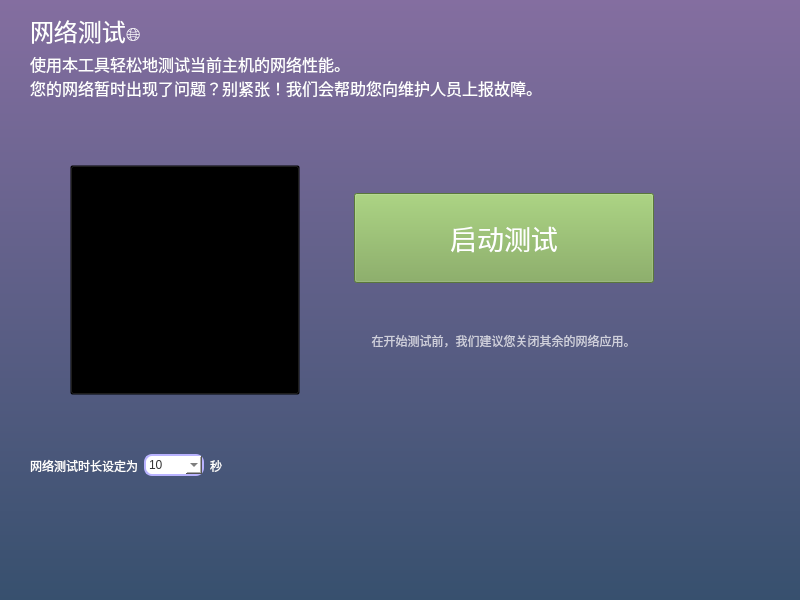
<?xml version="1.0" encoding="UTF-8"?>
<ui version="4.0">
 <class>SpeedTest</class>
 <widget class="QMainWindow" name="SpeedTest">
  <property name="geometry">
   <rect>
    <x>0</x>
    <y>0</y>
    <width>800</width>
    <height>600</height>
   </rect>
  </property>
  <property name="minimumSize">
   <size>
    <width>800</width>
    <height>600</height>
   </size>
  </property>
  <property name="maximumSize">
   <size>
    <width>800</width>
    <height>600</height>
   </size>
  </property>
  <property name="font">
   <font>
    <stylestrategy>PreferAntialias</stylestrategy>
   </font>
  </property>
  <property name="windowTitle">
   <string>MainWindow</string>
  </property>
  <property name="styleSheet">
   <string notr="true">QMainWindow {background: transparent; }
QToolTip {
	color: #ffffff;
	background-color: rgba(27, 29, 35, 160);
	border: 1px solid rgb(40, 40, 40);
	border-radius: 2px;
}</string>
  </property>
  <widget class="QWidget" name="centralwidget">
   <property name="font">
    <font>
     <stylestrategy>PreferAntialias</stylestrategy>
    </font>
   </property>
   <property name="styleSheet">
    <string notr="true">background-color: qlineargradient(y1: 0, y2: 1, stop: 0 rgb(132, 110, 160), stop:1 rgb(55, 80, 110));</string>
   </property>
   <layout class="QVBoxLayout" name="verticalLayout">
    <property name="spacing">
     <number>0</number>
    </property>
    <property name="leftMargin">
     <number>0</number>
    </property>
    <property name="topMargin">
     <number>0</number>
    </property>
    <property name="rightMargin">
     <number>0</number>
    </property>
    <property name="bottomMargin">
     <number>0</number>
    </property>
    <item>
     <widget class="QStackedWidget" name="util_network_spd_stacked">
      <property name="font">
       <font>
        <stylestrategy>PreferAntialias</stylestrategy>
       </font>
      </property>
      <property name="styleSheet">
       <string notr="true">background: transparent;</string>
      </property>
      <widget class="QWidget" name="welcome_page">
       <property name="font">
        <font>
         <stylestrategy>PreferAntialias</stylestrategy>
        </font>
       </property>
       <widget class="QLabel" name="util_network_speed_prompt_header">
        <property name="geometry">
         <rect>
          <x>30</x>
          <y>10</y>
          <width>411</width>
          <height>41</height>
         </rect>
        </property>
        <property name="font">
         <font>
          <family>Noto Mono</family>
          <pointsize>18</pointsize>
          <weight>50</weight>
          <italic>false</italic>
          <bold>false</bold>
         </font>
        </property>
        <property name="styleSheet">
         <string notr="true">font: 18pt &quot;Noto Mono&quot;;
color: rgb(255, 255, 255);</string>
        </property>
        <property name="text">
         <string>网络测试🌐</string>
        </property>
       </widget>
       <widget class="QLabel" name="util_network_speed_prompt_subheader">
        <property name="geometry">
         <rect>
          <x>30</x>
          <y>50</y>
          <width>681</width>
          <height>51</height>
         </rect>
        </property>
        <property name="font">
         <font>
          <family>Noto Mono</family>
          <pointsize>12</pointsize>
          <weight>50</weight>
          <italic>false</italic>
          <bold>false</bold>
         </font>
        </property>
        <property name="styleSheet">
         <string notr="true">font: 12pt &quot;Noto Mono&quot;;
color: rgb(255, 255, 255);</string>
        </property>
        <property name="text">
         <string>使用本工具轻松地测试当前主机的网络性能。
您的网络暂时出现了问题？别紧张！我们会帮助您向维护人员上报故障。</string>
        </property>
        <property name="wordWrap">
         <bool>true</bool>
        </property>
       </widget>
       <widget class="QWidget" name="layoutWidget">
        <property name="geometry">
         <rect>
          <x>30</x>
          <y>440</y>
          <width>411</width>
          <height>51</height>
         </rect>
        </property>
        <layout class="QHBoxLayout" name="network_spd_duration_threshold_controller">
         <property name="spacing">
          <number>6</number>
         </property>
         <item>
          <widget class="QLabel" name="network_spd_duration_threshold_prompt_left">
           <property name="styleSheet">
            <string notr="true">font: 12pt &quot;Noto Mono&quot;;
color: rgb(255, 255, 255);</string>
           </property>
           <property name="text">
            <string>网络测试时长设定为</string>
           </property>
          </widget>
         </item>
         <item>
          <widget class="QComboBox" name="network_spd_duration_combo">
           <property name="sizePolicy">
            <sizepolicy hsizetype="Preferred" vsizetype="Fixed">
             <horstretch>0</horstretch>
             <verstretch>0</verstretch>
            </sizepolicy>
           </property>
           <property name="minimumSize">
            <size>
             <width>0</width>
             <height>0</height>
            </size>
           </property>
           <property name="maximumSize">
            <size>
             <width>60</width>
             <height>16777215</height>
            </size>
           </property>
           <property name="styleSheet">
            <string notr="true">QComboBox {
    border: 2px solid rgb(185, 179, 255);
    border-radius: 8px;
    padding: 1px 18px 1px 3px;
		color: rgb(51, 51, 51);
}

QComboBox:editable {
    background: rgb(240, 250, 254);
}

QComboBox:!editable, QComboBox::drop-down:editable {
		background: white;
}

/* QComboBox gets the &quot;on&quot; state when the popup is open */
QComboBox:!editable:on, QComboBox::drop-down:editable:on {
    /* background: white; */
    background: rgb(239, 239, 239);
		color: rgb(147, 123, 171);
		font-weight: bold;
		/* color: rgb(255, 255, 255); */
}

QComboBox:!enabled {
    background: white;
}

QComboBox:on { /* shift the text when the popup opens */
    padding-top: 3px;
    padding-left: 4px;
}
</string>
           </property>
           <item>
            <property name="text">
             <string>10</string>
            </property>
           </item>
           <item>
            <property name="text">
             <string>15</string>
            </property>
           </item>
           <item>
            <property name="text">
             <string>25</string>
            </property>
           </item>
           <item>
            <property name="text">
             <string>35</string>
            </property>
           </item>
           <item>
            <property name="text">
             <string>50</string>
            </property>
           </item>
           <item>
            <property name="text">
             <string>75</string>
            </property>
           </item>
           <item>
            <property name="text">
             <string>100</string>
            </property>
           </item>
           <item>
            <property name="text">
             <string>120</string>
            </property>
           </item>
          </widget>
         </item>
         <item>
          <widget class="QLabel" name="network_spd_duration_threshold_prompt_right">
           <property name="styleSheet">
            <string notr="true">font: 12pt &quot;Noto Mono&quot;;
color: rgb(255, 255, 255);</string>
           </property>
           <property name="text">
            <string>秒</string>
           </property>
          </widget>
         </item>
         <item>
          <spacer name="network_spd_duration_controller_spacer">
           <property name="orientation">
            <enum>Qt::Horizontal</enum>
           </property>
           <property name="sizeHint" stdset="0">
            <size>
             <width>40</width>
             <height>20</height>
            </size>
           </property>
          </spacer>
         </item>
        </layout>
       </widget>
       <widget class="QWidget" name="layoutWidget_2">
        <property name="geometry">
         <rect>
          <x>70</x>
          <y>160</y>
          <width>631</width>
          <height>241</height>
         </rect>
        </property>
        <layout class="QHBoxLayout" name="network_spd_main_group_layout">
         <item>
          <widget class="QPushButton" name="network_spd_icon_placeholder">
           <property name="sizePolicy">
            <sizepolicy hsizetype="Preferred" vsizetype="Fixed">
             <horstretch>0</horstretch>
             <verstretch>0</verstretch>
            </sizepolicy>
           </property>
           <property name="minimumSize">
            <size>
             <width>230</width>
             <height>230</height>
            </size>
           </property>
           <property name="text">
            <string/>
           </property>
          </widget>
         </item>
         <item>
          <layout class="QVBoxLayout" name="network_spd_main_btn_ver_group" stretch="11,0">
           <property name="spacing">
            <number>0</number>
           </property>
           <item>
            <layout class="QHBoxLayout" name="network_spd_main_btn_hor">
             <property name="spacing">
              <number>0</number>
             </property>
             <item>
              <spacer name="network_spd_main_hor_spacer_left">
               <property name="orientation">
                <enum>Qt::Horizontal</enum>
               </property>
               <property name="sizeHint" stdset="0">
                <size>
                 <width>20</width>
                 <height>20</height>
                </size>
               </property>
              </spacer>
             </item>
             <item>
              <widget class="QPushButton" name="network_spd_main_btn_tiggerTest">
               <property name="sizePolicy">
                <sizepolicy hsizetype="Preferred" vsizetype="Fixed">
                 <horstretch>0</horstretch>
                 <verstretch>0</verstretch>
                </sizepolicy>
               </property>
               <property name="minimumSize">
                <size>
                 <width>300</width>
                 <height>90</height>
                </size>
               </property>
               <property name="maximumSize">
                <size>
                 <width>250</width>
                 <height>90</height>
                </size>
               </property>
               <property name="baseSize">
                <size>
                 <width>0</width>
                 <height>0</height>
                </size>
               </property>
               <property name="font">
                <font>
                 <pointsize>20</pointsize>
                </font>
               </property>
               <property name="styleSheet">
                <string notr="true">QPushButton {
	background-color: rgb(124,166,82);
}
QPushButton:hover {
	background-color: rgb(171,228,113);
}
QPushButton:pressed {	
	background-color: rgb(87,116,57);
}
QPushButton {
	font-size:20pt; color: rgb(255, 255, 255);
}</string>
               </property>
               <property name="text">
                <string>启动测试</string>
               </property>
              </widget>
             </item>
             <item>
              <spacer name="network_spd_main_hor_spacer_right">
               <property name="orientation">
                <enum>Qt::Horizontal</enum>
               </property>
               <property name="sizeHint" stdset="0">
                <size>
                 <width>20</width>
                 <height>20</height>
                </size>
               </property>
              </spacer>
             </item>
            </layout>
           </item>
           <item>
            <widget class="QLabel" name="network_spd_main_btn_prompt">
             <property name="sizePolicy">
              <sizepolicy hsizetype="Preferred" vsizetype="Fixed">
               <horstretch>0</horstretch>
               <verstretch>0</verstretch>
              </sizepolicy>
             </property>
             <property name="maximumSize">
              <size>
               <width>16777215</width>
               <height>50</height>
              </size>
             </property>
             <property name="styleSheet">
              <string notr="true">font: 12pt &quot;Noto Mono&quot;;
color: rgba(255, 255, 255, 180);</string>
             </property>
             <property name="text">
              <string>在开始测试前，我们建议您关闭其余的网络应用。</string>
             </property>
             <property name="alignment">
              <set>Qt::AlignCenter</set>
             </property>
            </widget>
           </item>
          </layout>
         </item>
        </layout>
       </widget>
      </widget>
      <widget class="QWidget" name="on_going_test_page">
       <property name="font">
        <font>
         <stylestrategy>PreferAntialias</stylestrategy>
        </font>
       </property>
       <widget class="QWidget" name="horizontalLayoutWidget_3">
        <property name="geometry">
         <rect>
          <x>0</x>
          <y>300</y>
          <width>801</width>
          <height>321</height>
         </rect>
        </property>
        <layout class="QHBoxLayout" name="util_network_speed_flow_canvas">
         <property name="spacing">
          <number>0</number>
         </property>
        </layout>
       </widget>
       <widget class="QLabel" name="util_network_speed_on_going_subheader">
        <property name="geometry">
         <rect>
          <x>30</x>
          <y>50</y>
          <width>761</width>
          <height>31</height>
         </rect>
        </property>
        <property name="font">
         <font>
          <family>Noto Mono</family>
          <pointsize>12</pointsize>
          <weight>50</weight>
          <italic>false</italic>
          <bold>false</bold>
         </font>
        </property>
        <property name="styleSheet">
         <string notr="true">font: 12pt &quot;Noto Mono&quot;;
color: rgb(255, 255, 255);</string>
        </property>
        <property name="text">
         <string>尝试与网络测试伺服进行联络...</string>
        </property>
        <property name="wordWrap">
         <bool>true</bool>
        </property>
       </widget>
       <widget class="QLabel" name="util_network_speed_on_going_header">
        <property name="geometry">
         <rect>
          <x>30</x>
          <y>10</y>
          <width>411</width>
          <height>41</height>
         </rect>
        </property>
        <property name="font">
         <font>
          <family>Noto Mono</family>
          <pointsize>18</pointsize>
          <weight>50</weight>
          <italic>false</italic>
          <bold>false</bold>
         </font>
        </property>
        <property name="styleSheet">
         <string notr="true">font: 18pt &quot;Noto Mono&quot;;
color: rgb(255, 255, 255);</string>
        </property>
        <property name="text">
         <string>尝试发起连接，请稍候</string>
        </property>
       </widget>
       <widget class="QWidget" name="layoutWidget_3">
        <property name="geometry">
         <rect>
          <x>30</x>
          <y>160</y>
          <width>581</width>
          <height>63</height>
         </rect>
        </property>
        <layout class="QVBoxLayout" name="util_network_speed_on_going_downspd_group">
         <property name="spacing">
          <number>0</number>
         </property>
         <item>
          <layout class="QHBoxLayout" name="util_network_speed_on_going_downspd_hor">
           <property name="spacing">
            <number>0</number>
           </property>
           <item>
            <widget class="QLabel" name="util_network_speed_on_going_downspd_prompt">
             <property name="minimumSize">
              <size>
               <width>0</width>
               <height>39</height>
              </size>
             </property>
             <property name="font">
              <font>
               <family>Noto Mono</family>
               <pointsize>12</pointsize>
               <weight>50</weight>
               <italic>false</italic>
               <bold>false</bold>
              </font>
             </property>
             <property name="styleSheet">
              <string notr="true">font: 12pt &quot;Noto Mono&quot;;
color: rgb(255, 255, 255);</string>
             </property>
             <property name="text">
              <string>下行速度：</string>
             </property>
             <property name="wordWrap">
              <bool>true</bool>
             </property>
            </widget>
           </item>
           <item>
            <widget class="QLabel" name="util_network_speed_on_going_downspd_value">
             <property name="minimumSize">
              <size>
               <width>0</width>
               <height>39</height>
              </size>
             </property>
             <property name="font">
              <font>
               <family>Noto Mono</family>
               <pointsize>12</pointsize>
               <weight>50</weight>
               <italic>false</italic>
               <bold>false</bold>
              </font>
             </property>
             <property name="styleSheet">
              <string notr="true">font: 12pt &quot;Noto Mono&quot;;
color: rgb(255, 255, 255);</string>
             </property>
             <property name="text">
              <string>测试中</string>
             </property>
             <property name="wordWrap">
              <bool>true</bool>
             </property>
            </widget>
           </item>
           <item>
            <spacer name="util_network_speed_on_going_downspd_horizontal_spacer">
             <property name="orientation">
              <enum>Qt::Horizontal</enum>
             </property>
             <property name="sizeType">
              <enum>QSizePolicy::MinimumExpanding</enum>
             </property>
             <property name="sizeHint" stdset="0">
              <size>
               <width>50</width>
               <height>20</height>
              </size>
             </property>
            </spacer>
           </item>
          </layout>
         </item>
         <item>
          <widget class="QLabel" name="util_network_speed_on_going_downspd_tip">
           <property name="maximumSize">
            <size>
             <width>16777215</width>
             <height>20</height>
            </size>
           </property>
           <property name="font">
            <font>
             <family>Noto Mono</family>
             <pointsize>10</pointsize>
             <weight>50</weight>
             <italic>false</italic>
             <bold>false</bold>
            </font>
           </property>
           <property name="styleSheet">
            <string notr="true">font: 10pt &quot;Noto Mono&quot;;
color: rgba(255, 255, 255, 180);</string>
           </property>
           <property name="text">
            <string>下行速度决定您从网络获取数据的速度。测试速度越大，则您下载内容、拉取文件的速度越快。</string>
           </property>
           <property name="wordWrap">
            <bool>true</bool>
           </property>
          </widget>
         </item>
        </layout>
       </widget>
       <widget class="QWidget" name="layoutWidget_4">
        <property name="geometry">
         <rect>
          <x>30</x>
          <y>230</y>
          <width>581</width>
          <height>63</height>
         </rect>
        </property>
        <layout class="QVBoxLayout" name="util_network_speed_on_going_upspd_group">
         <property name="spacing">
          <number>0</number>
         </property>
         <item>
          <layout class="QHBoxLayout" name="util_network_speed_on_going_upspd_hor">
           <property name="spacing">
            <number>0</number>
           </property>
           <item>
            <widget class="QLabel" name="util_network_speed_on_going_upspd_prompt">
             <property name="minimumSize">
              <size>
               <width>0</width>
               <height>39</height>
              </size>
             </property>
             <property name="font">
              <font>
               <family>Noto Mono</family>
               <pointsize>12</pointsize>
               <weight>50</weight>
               <italic>false</italic>
               <bold>false</bold>
              </font>
             </property>
             <property name="styleSheet">
              <string notr="true">font: 12pt &quot;Noto Mono&quot;;
color: rgb(255, 255, 255);</string>
             </property>
             <property name="text">
              <string>上行速度：</string>
             </property>
             <property name="wordWrap">
              <bool>true</bool>
             </property>
            </widget>
           </item>
           <item>
            <widget class="QLabel" name="util_network_speed_on_going_upspd_value">
             <property name="minimumSize">
              <size>
               <width>0</width>
               <height>39</height>
              </size>
             </property>
             <property name="font">
              <font>
               <family>Noto Mono</family>
               <pointsize>12</pointsize>
               <weight>50</weight>
               <italic>false</italic>
               <bold>false</bold>
              </font>
             </property>
             <property name="styleSheet">
              <string notr="true">font: 12pt &quot;Noto Mono&quot;;
color: rgb(255, 255, 255);</string>
             </property>
             <property name="text">
              <string>测试中</string>
             </property>
             <property name="wordWrap">
              <bool>true</bool>
             </property>
            </widget>
           </item>
           <item>
            <spacer name="util_network_speed_on_going_upspd_horizontal_spacer">
             <property name="orientation">
              <enum>Qt::Horizontal</enum>
             </property>
             <property name="sizeType">
              <enum>QSizePolicy::MinimumExpanding</enum>
             </property>
             <property name="sizeHint" stdset="0">
              <size>
               <width>50</width>
               <height>20</height>
              </size>
             </property>
            </spacer>
           </item>
          </layout>
         </item>
         <item>
          <widget class="QLabel" name="util_network_speed_on_going_upspd_tip">
           <property name="maximumSize">
            <size>
             <width>16777215</width>
             <height>20</height>
            </size>
           </property>
           <property name="font">
            <font>
             <family>Noto Mono</family>
             <pointsize>10</pointsize>
             <weight>50</weight>
             <italic>false</italic>
             <bold>false</bold>
            </font>
           </property>
           <property name="styleSheet">
            <string notr="true">font: 10pt &quot;Noto Mono&quot;;
color: rgba(255, 255, 255, 180);</string>
           </property>
           <property name="text">
            <string>上行速度决定您向网络发送数据的速度。测试速度越大，则您发送内容、分享文件的速度越快。</string>
           </property>
           <property name="wordWrap">
            <bool>true</bool>
           </property>
          </widget>
         </item>
        </layout>
       </widget>
       <widget class="QWidget" name="layoutWidget">
        <property name="geometry">
         <rect>
          <x>30</x>
          <y>90</y>
          <width>581</width>
          <height>63</height>
         </rect>
        </property>
        <layout class="QVBoxLayout" name="util_network_speed_on_going_latency_group">
         <property name="spacing">
          <number>0</number>
         </property>
         <item>
          <layout class="QHBoxLayout" name="util_network_speed_on_going_latency_hor">
           <property name="spacing">
            <number>0</number>
           </property>
           <item>
            <widget class="QLabel" name="util_network_speed_on_going_latency_prompt">
             <property name="minimumSize">
              <size>
               <width>0</width>
               <height>39</height>
              </size>
             </property>
             <property name="font">
              <font>
               <family>Noto Mono</family>
               <pointsize>12</pointsize>
               <weight>50</weight>
               <italic>false</italic>
               <bold>false</bold>
              </font>
             </property>
             <property name="styleSheet">
              <string notr="true">font: 12pt &quot;Noto Mono&quot;;
color: rgb(255, 255, 255);</string>
             </property>
             <property name="text">
              <string>网络延迟：</string>
             </property>
             <property name="wordWrap">
              <bool>true</bool>
             </property>
            </widget>
           </item>
           <item>
            <widget class="QLabel" name="util_network_speed_on_going_latency_value">
             <property name="minimumSize">
              <size>
               <width>0</width>
               <height>39</height>
              </size>
             </property>
             <property name="font">
              <font>
               <family>Noto Mono</family>
               <pointsize>12</pointsize>
               <weight>50</weight>
               <italic>false</italic>
               <bold>false</bold>
              </font>
             </property>
             <property name="styleSheet">
              <string notr="true">font: 12pt &quot;Noto Mono&quot;;
color: rgb(255, 255, 255);</string>
             </property>
             <property name="text">
              <string>测试中</string>
             </property>
             <property name="wordWrap">
              <bool>true</bool>
             </property>
            </widget>
           </item>
           <item>
            <spacer name="util_network_speed_on_going_latency_horizontal_spacer">
             <property name="orientation">
              <enum>Qt::Horizontal</enum>
             </property>
             <property name="sizeType">
              <enum>QSizePolicy::MinimumExpanding</enum>
             </property>
             <property name="sizeHint" stdset="0">
              <size>
               <width>50</width>
               <height>20</height>
              </size>
             </property>
            </spacer>
           </item>
          </layout>
         </item>
         <item>
          <widget class="QLabel" name="util_network_speed_on_going_latency_tip">
           <property name="maximumSize">
            <size>
             <width>16777215</width>
             <height>20</height>
            </size>
           </property>
           <property name="font">
            <font>
             <family>Noto Mono</family>
             <pointsize>10</pointsize>
             <weight>50</weight>
             <italic>false</italic>
             <bold>false</bold>
            </font>
           </property>
           <property name="styleSheet">
            <string notr="true">font: 10pt &quot;Noto Mono&quot;;
color: rgba(255, 255, 255, 180);</string>
           </property>
           <property name="text">
            <string>网络延迟决定您的网络请求发送至目标服务器所用的时间。网络延迟越低，打开网页越快。</string>
           </property>
           <property name="wordWrap">
            <bool>true</bool>
           </property>
          </widget>
         </item>
        </layout>
       </widget>
       <widget class="QLabel" name="util_network_speed_on_going_upspd_comment">
        <property name="geometry">
         <rect>
          <x>270</x>
          <y>230</y>
          <width>521</width>
          <height>39</height>
         </rect>
        </property>
        <property name="font">
         <font>
          <family>Noto Mono</family>
          <pointsize>12</pointsize>
          <weight>50</weight>
          <italic>false</italic>
          <bold>false</bold>
         </font>
        </property>
        <property name="styleSheet">
         <string notr="true">font: 12pt &quot;Noto Mono&quot;;
color: rgb(255, 255, 255);</string>
        </property>
        <property name="text">
         <string>接近于100M宽带</string>
        </property>
        <property name="wordWrap">
         <bool>true</bool>
        </property>
       </widget>
       <widget class="QLabel" name="util_network_speed_on_going_downspd_comment">
        <property name="geometry">
         <rect>
          <x>270</x>
          <y>160</y>
          <width>521</width>
          <height>39</height>
         </rect>
        </property>
        <property name="font">
         <font>
          <family>Noto Mono</family>
          <pointsize>12</pointsize>
          <weight>50</weight>
          <italic>false</italic>
          <bold>false</bold>
         </font>
        </property>
        <property name="styleSheet">
         <string notr="true">font: 12pt &quot;Noto Mono&quot;;
color: rgb(255, 255, 255);</string>
        </property>
        <property name="text">
         <string>接近于100M宽带</string>
        </property>
        <property name="wordWrap">
         <bool>true</bool>
        </property>
       </widget>
       <widget class="QLabel" name="util_network_speed_on_going_latency_comment">
        <property name="geometry">
         <rect>
          <x>270</x>
          <y>90</y>
          <width>521</width>
          <height>39</height>
         </rect>
        </property>
        <property name="font">
         <font>
          <family>Noto Mono</family>
          <pointsize>12</pointsize>
          <weight>50</weight>
          <italic>false</italic>
          <bold>false</bold>
         </font>
        </property>
        <property name="styleSheet">
         <string notr="true">font: 12pt &quot;Noto Mono&quot;;
color: rgb(255, 255, 255);</string>
        </property>
        <property name="text">
         <string>延迟理想</string>
        </property>
        <property name="wordWrap">
         <bool>true</bool>
        </property>
       </widget>
       <widget class="QPushButton" name="network_automatical_repair">
        <property name="geometry">
         <rect>
          <x>300</x>
          <y>390</y>
          <width>200</width>
          <height>60</height>
         </rect>
        </property>
        <property name="sizePolicy">
         <sizepolicy hsizetype="Preferred" vsizetype="Fixed">
          <horstretch>0</horstretch>
          <verstretch>0</verstretch>
         </sizepolicy>
        </property>
        <property name="minimumSize">
         <size>
          <width>200</width>
          <height>60</height>
         </size>
        </property>
        <property name="maximumSize">
         <size>
          <width>200</width>
          <height>60</height>
         </size>
        </property>
        <property name="baseSize">
         <size>
          <width>0</width>
          <height>0</height>
         </size>
        </property>
        <property name="font">
         <font>
          <pointsize>16</pointsize>
         </font>
        </property>
        <property name="styleSheet">
         <string notr="true">QPushButton {
	background-color: rgb(124,166,82);
}
QPushButton:hover {
	background-color: rgb(171,228,113);
}
QPushButton:pressed {	
	background-color: rgb(87,116,57);
}
QPushButton {
	font-size:16pt; color: rgb(255, 255, 255);
}</string>
        </property>
        <property name="text">
         <string>启动自动诊断</string>
        </property>
       </widget>
      </widget>
     </widget>
    </item>
   </layout>
  </widget>
 </widget>
 <resources/>
 <connections/>
</ui>
